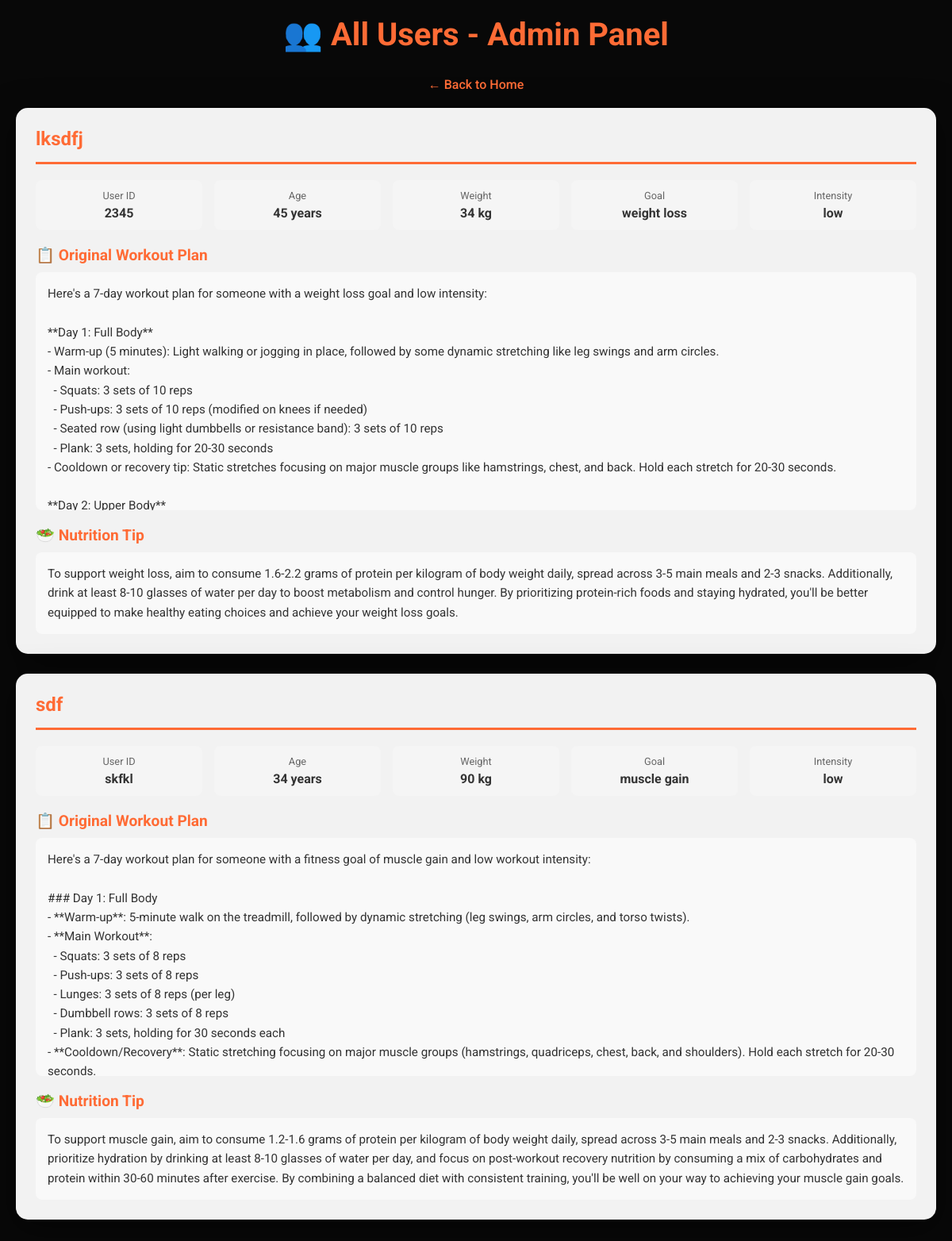
Screenshot of /view-all-users with the database file from the repository.
### app/database.py (models this page shows)
class User(Base):
    __tablename__ = "users"
    id = Column(Integer, primary_key=True, index=True)
    user_id = Column(String, unique=True, index=True)
    username = Column(String)
    age = Column(Integer)
    weight = Column(Integer)
    goal = Column(String)
    intensity = Column(String)
    original_plan = Column(Text)
    updated_plan = Column(Text, nullable=True)
    nutrition_tip = Column(Text)

### app/routes.py (the view)
@router.get("/view-all-users", response_class=HTMLResponse)
async def view_all_users(request: Request):
    users = get_all_users()
    return templates.TemplateResponse("all_users.html", {
        "request": request,
        "users": users
    })

### templates/all_users.html (shortened to what this page needs)
<!DOCTYPE html>
<html lang="en">
<head>
</head>
<body>
    <div class="container">
        <div class="header">
            <h1>👥 All Users - Admin Panel</h1>
        </div>
        <div class="nav-links">
            <a href="/">← Back to Home</a>
        </div>
        {% if users %}
            {% for user in users %}
            <div class="user-card">
                <div class="user-header">
                    <div class="user-title">{{ user.username }}</div>
                </div>
                <div class="user-info-grid">
                    <div class="info-box">
                        <div class="info-label">User ID</div>
                        <div class="info-value">{{ user.user_id }}</div>
                    </div>
                    <div class="info-box">
                        <div class="info-label">Age</div>
                        <div class="info-value">{{ user.age }} years</div>
                    </div>
                    <div class="info-box">
                        <div class="info-label">Weight</div>
                        <div class="info-value">{{ user.weight }} kg</div>
                    </div>
                    <div class="info-box">
                        <div class="info-label">Goal</div>
                        <div class="info-value">{{ user.goal }}</div>
                    </div>
                    <div class="info-box">
                        <div class="info-label">Intensity</div>
                        <div class="info-value">{{ user.intensity }}</div>
                    </div>
                </div>
                <div class="plan-section">
                    <div class="plan-title">📋 Original Workout Plan</div>
                    {% if user.original_plan %}
                    <div class="plan-content">{{ user.original_plan }}</div>
                    {% else %}
                    <div class="plan-content no-plan">No plan generated yet</div>
                    {% endif %}
                </div>
                {% if user.nutrition_tip %}
                <div class="plan-section">
                    <div class="plan-title">🥗 Nutrition Tip</div>
                    <div class="plan-content">{{ user.nutrition_tip }}</div>
                </div>
                {% endif %}
            </div>
            {% endfor %}
        {% else %}
        <div class="empty-state">
            <h2>No Users Yet</h2>
            <p>Start by creating your first workout plan!</p>
        </div>
        {% endif %}
    </div>
</body>
</html>

### templates/all_users.html (style rules this page uses)
* { margin: 0; padding: 0; box-sizing: border-box; }
body { font-family: 'Roboto', sans-serif; background: linear-gradient(rgba(0, 0, 0, 0.7), rgba(0, 0, 0, 0.7)), url('/static/images/gym-background.jpg') center/cover no-repeat fixed; background-color: #1a1a1a; min-height: 100vh; padding: 20px; color: #fff; }
.container { max-width: 1200px; margin: 0 auto; }
.header { text-align: center; margin-bottom: 30px; }
h1 { color: #ff6b35; font-size: 2.5em; margin-bottom: 10px; }
.nav-links { text-align: center; margin-bottom: 20px; }
.nav-links a { color: #ff6b35; text-decoration: none; margin: 0 15px; font-weight: 500; }
.user-card { background: rgba(255, 255, 255, 0.95); padding: 25px; border-radius: 15px; box-shadow: 0 10px 40px rgba(0, 0, 0, 0.5); margin-bottom: 25px; color: #333; }
.user-header { display: flex; justify-content: space-between; align-items: center; margin-bottom: 20px; padding-bottom: 15px; border-bottom: 3px solid #ff6b35; }
.user-title { font-size: 1.5em; font-weight: 700; color: #ff6b35; }
.user-info-grid { display: grid; grid-template-columns: repeat(auto-fit, minmax(120px, 1fr)); gap: 15px; margin-bottom: 20px; }
.info-box { background: #f5f5f5; padding: 12px; border-radius: 8px; text-align: center; }
.info-label { font-size: 0.8em; color: #666; margin-bottom: 5px; }
.info-value { font-size: 1em; font-weight: 700; color: #333; }
.plan-section { margin-top: 20px; }
.plan-title { font-size: 1.2em; font-weight: 700; color: #ff6b35; margin-bottom: 10px; }
.plan-content { background: #f9f9f9; padding: 15px; border-radius: 8px; white-space: pre-wrap; line-height: 1.6; font-size: 0.95em; max-height: 300px; overflow-y: auto; }

### rows the page displays
User: username "lksdfj", user_id "2345", age "45", weight "34", goal "weight loss", intensity "low", original_plan "Here's a 7-day workout plan for someone with a weight loss goal and low intensity: **Day 1: Full Body** - Warm-up (5 minutes): Light walking or jogging in place, followed by some dynamic stretching like leg swings and arm circles. - Main workout: - Squats: 3 sets of 10 reps - Push-ups: 3 sets of 10 reps (modified on knees if needed) - Seated row (using light dumbbells or resistance band): 3 sets of 10 reps - Plank: 3 sets, holding for 20-30 seconds - Cooldown or recovery tip: Static stretches focusing on major muscle groups like hamstrings, chest, and back. Hold each stretch for 20-30 seconds. **Day 2: Upper Body**…", nutrition_tip "To support weight loss, aim to consume 1.6-2.2 grams of protein per kilogram of body weight daily, spread across 3-5 main meals and 2-3 snacks. Additionally, drink at least 8-10 glasses of water per day to boost metabolism and control hunger. By prioritizing protein-rich foods and staying hydrated, you'll be better equipped to make healthy eating choices and achieve your weight loss goals."
User: username "sdf", user_id "skfkl", age "34", weight "90", goal "muscle gain", intensity "low", original_plan "Here's a 7-day workout plan for someone with a fitness goal of muscle gain and low workout intensity: ### Day 1: Full Body - **Warm-up**: 5-minute walk on the treadmill, followed by dynamic stretching (leg swings, arm circles, and torso twists). - **Main Workout**: - Squats: 3 sets of 8 reps - Push-ups: 3 sets of 8 reps - Lunges: 3 sets of 8 reps (per leg) - Dumbbell rows: 3 sets of 8 reps - Plank: 3 sets, holding for 30 seconds each - **Cooldown/Recovery**: Static stretching focusing on major muscle groups (hamstrings, quadriceps, chest, back, and shoulders). Hold each stretch for 20-30 seconds.…", nutrition_tip "To support muscle gain, aim to consume 1.2-1.6 grams of protein per kilogram of body weight daily, spread across 3-5 main meals and 2-3 snacks. Additionally, prioritize hydration by drinking at least 8-10 glasses of water per day, and focus on post-workout recovery nutrition by consuming a mix of carbohydrates and protein within 30-60 minutes after exercise. By combining a balanced diet with consistent training, you'll be well on your way to achieving your muscle gain goals."
